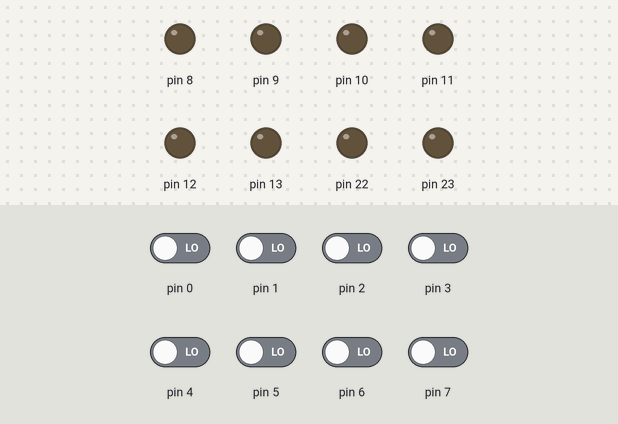
Bench run of a sketch on a simulated Arduino Uno, built with avr-gcc and run on an emulated ATmega328P. On the bench: output pins drawn as LEDs (lit = HIGH). The inputs (shaded band) are chosen by the test bench; at power-on: pin 0–7 LOW.

Above: at 1.2 s.
1.3 s: pin 2 driven HIGH
At 1.7 s:
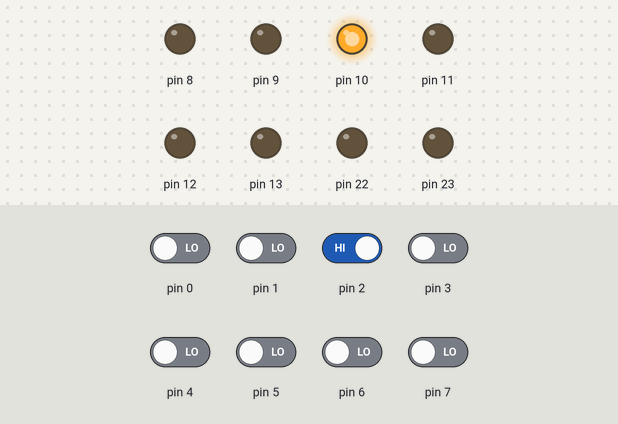
2.8 s: pin 2 driven LOW
At 4.0 s:
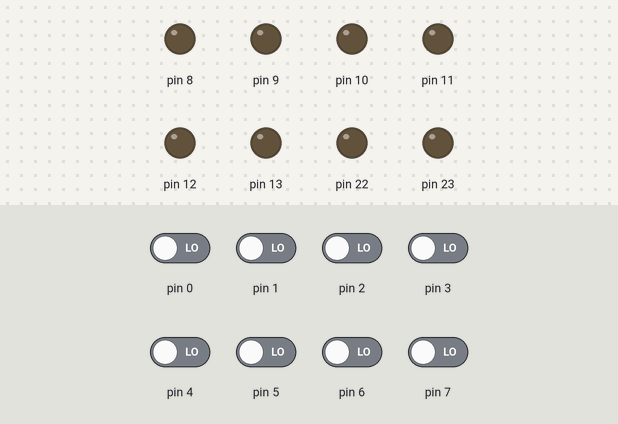
4.3 s: pin 3 driven HIGH
At 5.2 s:
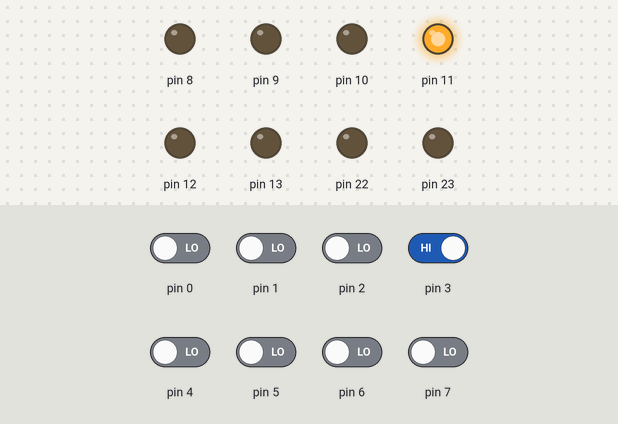
5.8 s: pin 3 driven LOW
At 6.3 s:
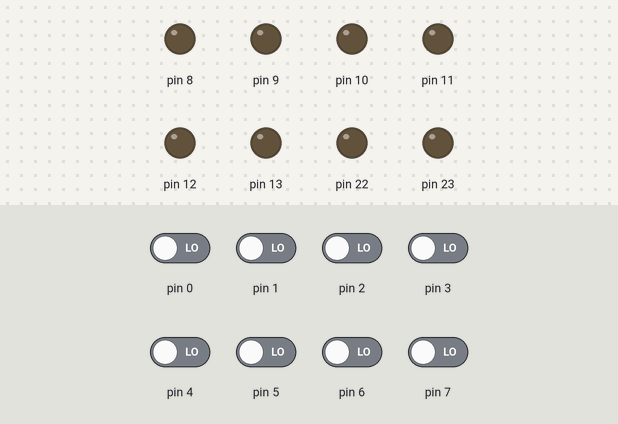
Timing chart, 0 to 8.3 s (numbered marks = the images above; inputs shaded):
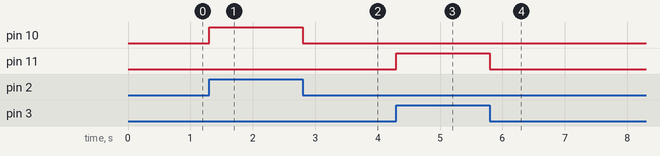

The sketch:

1A9S.ino
```cpp
                                                                                           void setup() {
  DDRD = DDRD & B00000100;
  DDRB = 255;
}
void loop() {
  PORTB = PIND & B00001100 * (PIND < 12);
}
```

Measured:
- after the input at 1.3 s, pin 10: LOW → HIGH at once
- after the input at 2.8 s, pin 10: HIGH → LOW at once
- after the input at 4.3 s, pin 11: LOW → HIGH at once
- after the input at 5.8 s, pin 11: HIGH → LOW at once
